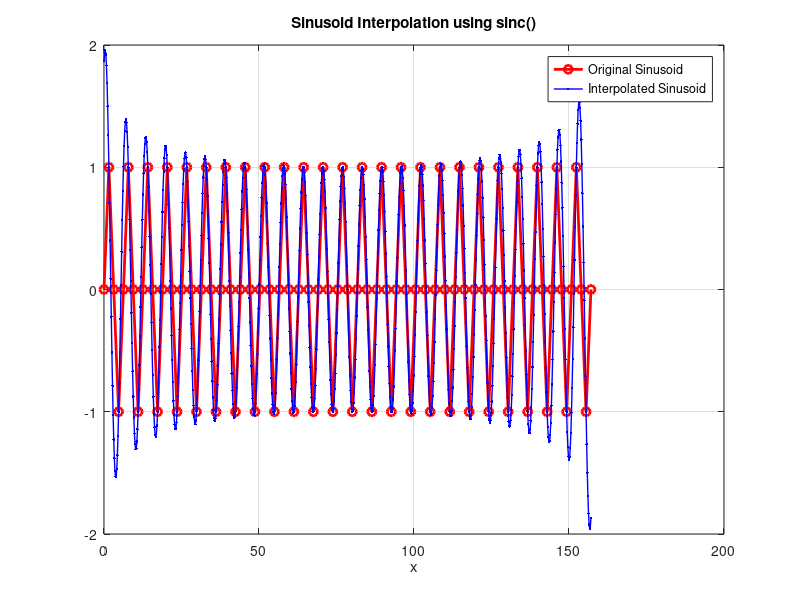

MATLAB code to generate this figure:
clear all; close all;

T = 2*pi;

% sin 100 pkt z 4 na okres
x_original = (0 : T/4 : 25*T);
y_original = sin(x_original);

% Zakres dla interpolacji
x_interpolated = (0 : T/32 : 25*T);
y_interpolated = zeros(size(x_interpolated));

for i = 1:length(x_interpolated)
    y_interpolated(i) = sum(y_original .* sinc((pi/T) * (x_interpolated(i) - x_original)/(T/4)));
end

% Wykresy
figure;
plot(x_original, y_original, 'ro-', 'LineWidth', 2, 'DisplayName', 'Original Sinusoid');
hold on;
plot(x_interpolated, y_interpolated, 'b.-', 'LineWidth', 1, 'DisplayName', 'Interpolated Sinusoid');
xlabel('x');
title('Sinusoid Interpolation using sinc()');
legend('Location', 'Best');
grid on;